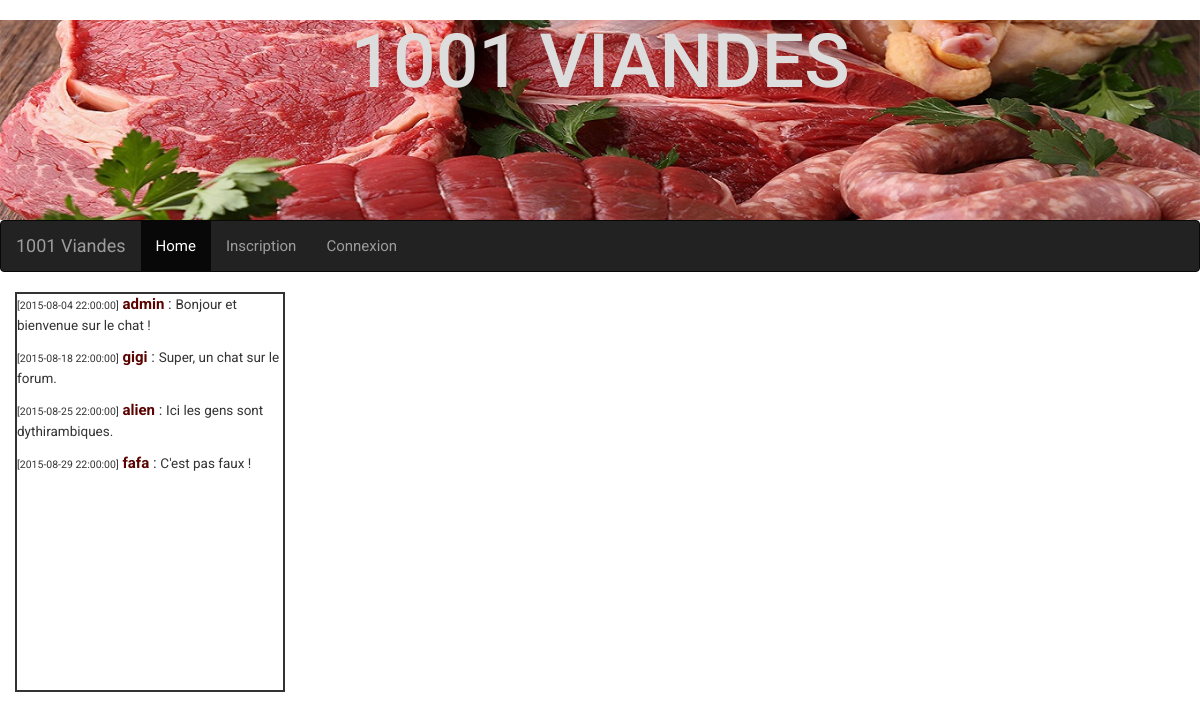
The page /apps/skel.php on the database as committed earlier.
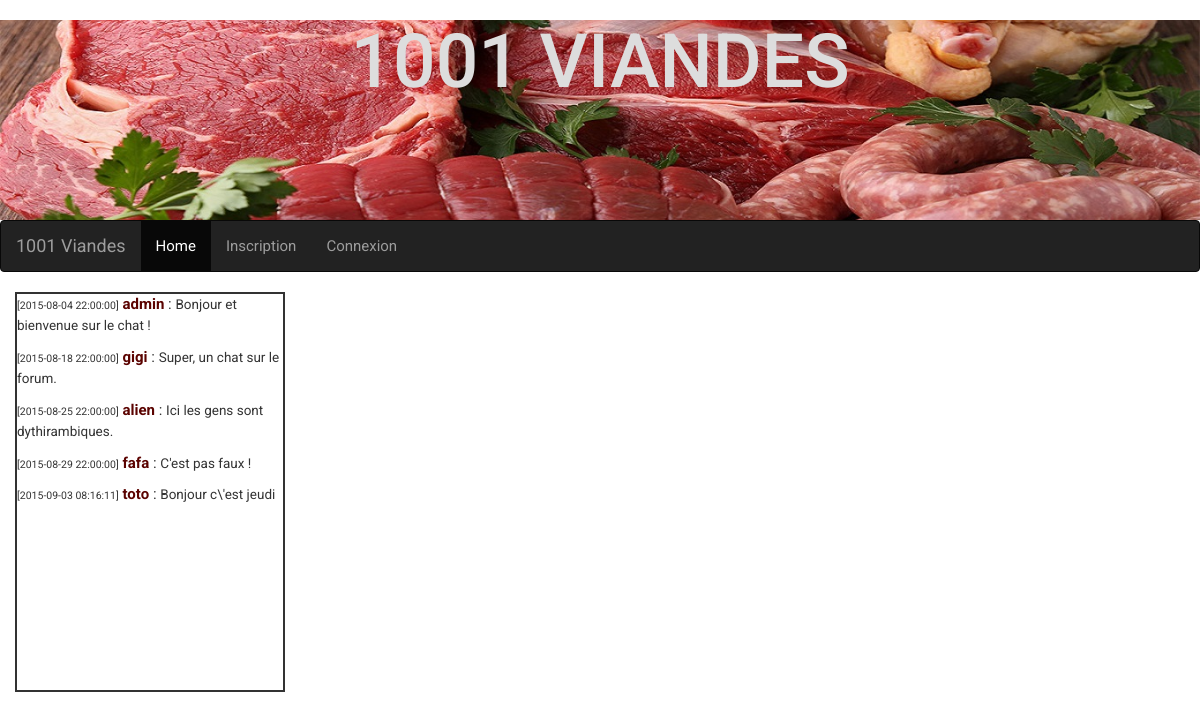
The same page on the database as committed later.
### tables this page shows
CREATE TABLE IF NOT EXISTS `tchat` (
  `id` int(11) NOT NULL AUTO_INCREMENT,
  `message` varchar(4096) NOT NULL,
  `date` timestamp NOT NULL DEFAULT CURRENT_TIMESTAMP,
  `id_auteur` int(11) NOT NULL,
  PRIMARY KEY (`id`),
  KEY `id_auteur` (`id_auteur`)
);

CREATE TABLE IF NOT EXISTS `user` (
  `id` int(11) NOT NULL AUTO_INCREMENT,
  `login` varchar(32) NOT NULL,
  `email` varchar(128) NOT NULL,
  `password` varchar(512) NOT NULL,
  `avatar` varchar(512) NOT NULL,
  `statut` int(11) DEFAULT NULL,
  PRIMARY KEY (`id`),
  UNIQUE KEY `login` (`login`),
  UNIQUE KEY `email` (`email`)
);

### apps/tchat.php (called while the page is built, shortened)
<?php
$manager = new TchatManager($link);
$messages = $manager->selectAll();
require('./views/tchat.phtml');
?>

### apps/skel.php (called while the page is built)
<?php
	require ('./views/skel.phtml');
?>

### models/TchatManager.class.php (called while the page is built, shortened)
<?php
class TchatManager
{
	private $link;
	public function __construct($link)
	{
		$this->link = $link;
	}
	public function selectAll()
	{
		$request = "SELECT * FROM tchat";
		$res = mysqli_query($this->link, $request);
		$resultat = array();
		while ($message = mysqli_fetch_object($res, 'Tchat', array($this->link)))
		{
			$resultat[] = $message;
		}
		return $resultat;
	}
}
?>

### models/Tchat.class.php (called while the page is built, shortened)
<?php
class Tchat
{
	private $message;
	private $date;
	private $id_auteur;
	private $link;
	public function __construct($link)
	{
		$this->link = $link;
	}
	public function getMessage()
	{
		return $this->message;
	}
	public function getDate()
	{
		return $this->date;
	}
	public function getAuteur()
	{
		$manager = new UserManager($this->link);
		$user = $manager->selectById($this->id_auteur);
		return $user;
	}
}
?>

### models/UserManager.class.php (called while the page is built, shortened)
<?php
class UserManager
{
	private $link;
	public function __construct($link)
	{
		$this->link = $link;
	}
	public function selectById($id)
	{
		$request = "SELECT * FROM user WHERE id = '".$id."'";
		$res = mysqli_query($this->link, $request);
		$user = mysqli_fetch_object($res, 'User', array($this->link));
		return $user;
	}
}
?>

### models/User.class.php (called while the page is built, shortened)
<?php
class User
{
	private $login;
	public function getLogin()
	{
		return $this->login;
	}
}
?>

### views/tchat.phtml (the view, shortened to what this page needs)
<div class="tchat">
<?php
$j=0;
while($j<sizeof($messages)){
?>
	<p>
	<span class="tchat_date">[<?=$messages[$j]->getDate()?>]</span>
	<span class="tchat_auteur"><?=$messages[$j]->getAuteur()->getLogin()?></span> :
	<span class="tchat_message"><?=$messages[$j]->getMessage()?></span>
	</p>
<?php
	$j++;
}
?>
</div>

Rows that differ between the two databases and show on the page:
added tchat: date "2015-09-03 08:16:11", id_auteur.login "toto", message "Bonjour c\\'est jeudi"
